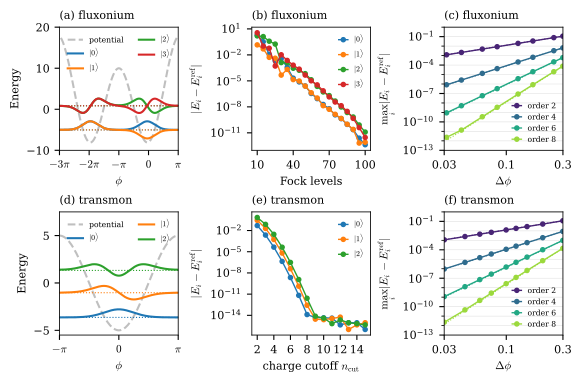

The script that saved this image:
"""Combined fluxonium and transmon numerics figure for the numerical-modeling section.

Rows: fluxonium (top) and transmon (bottom).
Columns: wavefunctions, basis convergence, phase-grid convergence.
Runs ../../code-snippets/chapter_0.py (the source of the chapter's code listings) and plots the
results; writes single_mode_convergence.pdf next to this file.
"""
import os
import runpy
import numpy as np
import matplotlib.ticker
from _convergence_plot import *

here = os.path.dirname(os.path.abspath(__file__))
ns = runpy.run_path(os.path.join(here, "..", "..", "code-snippets", "chapter_0.py"))

plt.rcParams.update({"font.size": 8, "mathtext.fontset": "cm", "font.family": "serif", "axes.linewidth": 0.6})
fig = plt.figure(figsize=(6.5, 4.0))
gs = fig.add_gridspec(2, 3, hspace=0.5, wspace=0.62)
axes = [[fig.add_subplot(gs[i, j]) for j in range(3)] for i in range(2)]
for row, name in zip(axes, ["fluxonium", "transmon"]):
    for ax, tag in zip(row, "abc" if name == "fluxonium" else "def"):
        ax.set_title(f"({tag}) {name}", loc="left", fontsize=8)

# --- Fluxonium ---
EJ, EC, EL, phi_ext = ns["EJ"], ns["EC"], ns["EL"], ns["phi_ext"]
ax_wf, ax_basis, ax_grid = axes[0]

# (a) Output of the phase-basis listing (default range [-5pi, 3pi], 201 points).
phi_vals, evals, evecs = ns["fluxonium_phase"](201, EJ, EC, EL, phi_ext)
wavefunction_panel(ax_wf, phi_vals, 0.5*EL*(phi_vals + phi_ext)**2 - EJ*np.cos(phi_vals), evals,
                   [10*evecs[:, i] for i in range(N_STATES)], r"$\phi$", ylim=(-10, 20),
                   legend_kw={"ncol": 2, "fontsize": 5.5})
ax_wf.set_xlim(-3*np.pi, np.pi)
ax_wf.set_xticks(np.pi*np.arange(-3, 2))
ax_wf.set_xticklabels([r"$-3\pi$", r"$-2\pi$", r"$-\pi$", r"$0$", r"$\pi$"])

# (b) Fock basis convergence.
fock_err = ns["fock_err"]
basis_panel(ax_basis, np.array(list(fock_err)), np.array(list(fock_err.values())), "Fock levels")
ax_basis.set_xticks([10, 40, 70, 100])

# (c) Phase grid convergence for different stencil orders.
grid_panel(ax_grid, ns["grid_err"])

# --- Transmon ---
EJ, EC = 5, 0.2  # parameters used in the transmon listings
ax_wf, ax_basis, ax_grid = axes[1]

# (d) Wavefunctions on the periodic phase grid at n_g = 0.
phi_vals, evals, evecs = ns["transmon_phase_fd"](160, EJ, EC, 0, 8)
dphi = phi_vals[1] - phi_vals[0]
wavefunction_panel(ax_wf, phi_vals, -EJ*np.cos(phi_vals), evals,
                   [evecs[:, i]/np.sqrt(dphi) for i in range(3)], r"$\phi$", ylim=(-5.5, 7.5),
                   legend_kw={"ncol": 2, "fontsize": 5.5})
ax_wf.set_xlim(-np.pi, np.pi)
ax_wf.set_xticks([-np.pi, 0, np.pi])
ax_wf.set_xticklabels([r"$-\pi$", r"$0$", r"$\pi$"])

# (e) Charge basis convergence.
charge_err = ns["charge_err"]
basis_panel(ax_basis, np.array(list(charge_err)), np.array(list(charge_err.values())), r"charge cutoff $n_{\rm cut}$")

# (f) Periodic phase grid convergence for different stencil orders.
grid_panel(ax_grid, ns["grid_err_tr"])

# Smaller panels: thin the log-axis labels and legends.
for row in axes:
    for ax in row[1:]:
        ax.yaxis.set_major_locator(matplotlib.ticker.LogLocator(base=10, numticks=6))
        ax.yaxis.set_minor_formatter(matplotlib.ticker.NullFormatter())
        ax.legend(frameon=False, fontsize=5.5, loc="lower right" if ax is row[2] else "upper right", handlelength=1.2)

out = os.path.join(here, "single_mode_convergence.pdf")
fig.savefig(out, bbox_inches="tight")
print("wrote", out)
